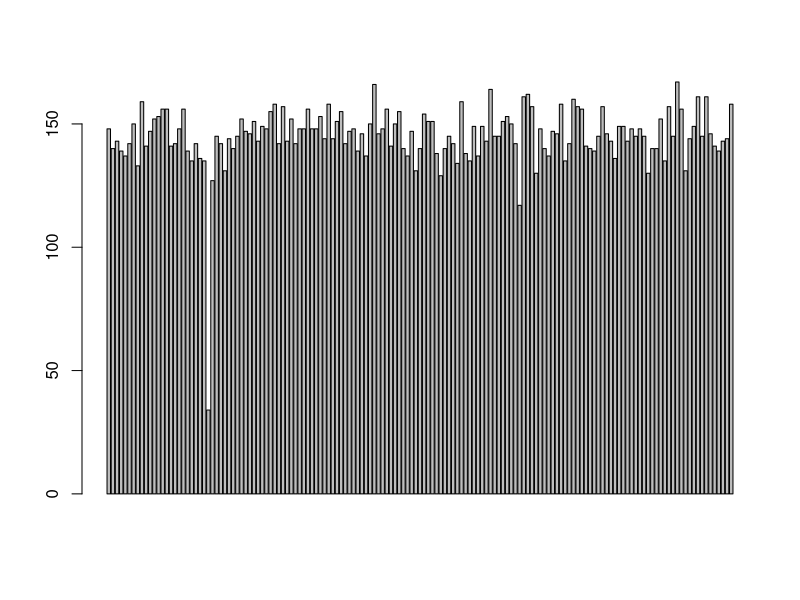
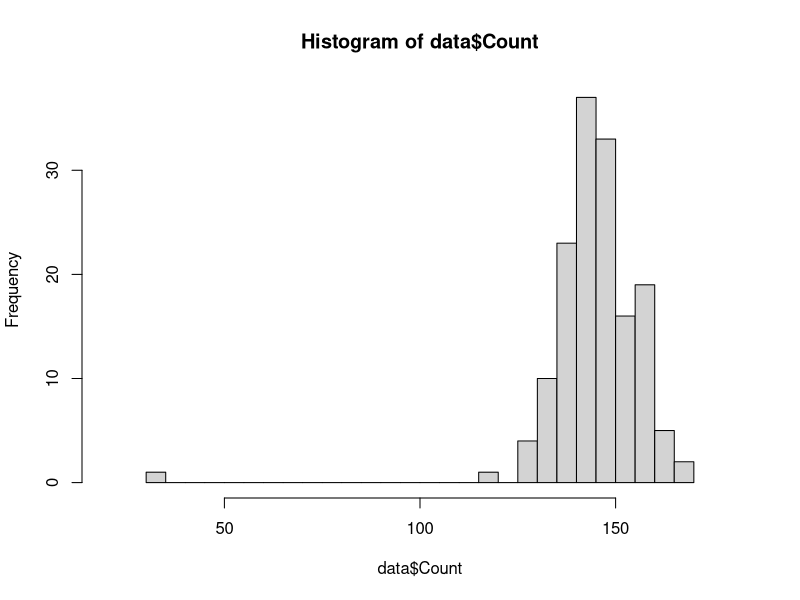
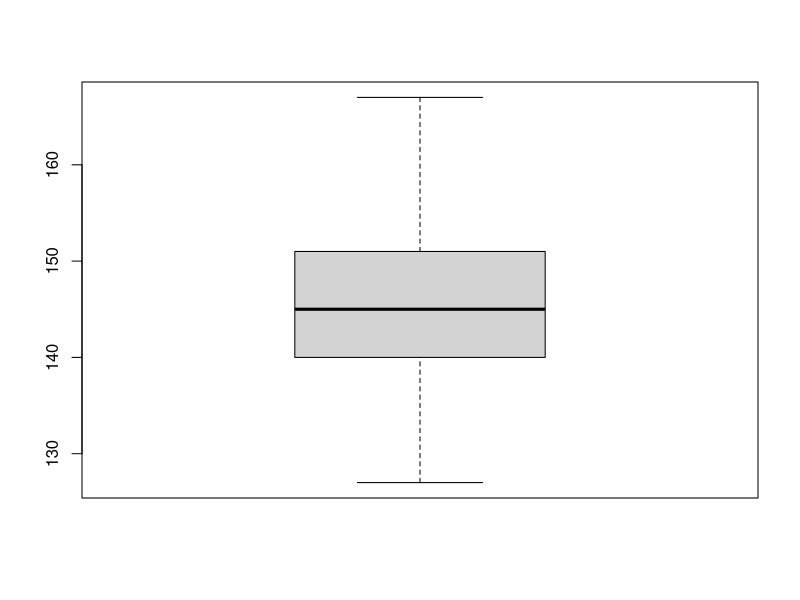
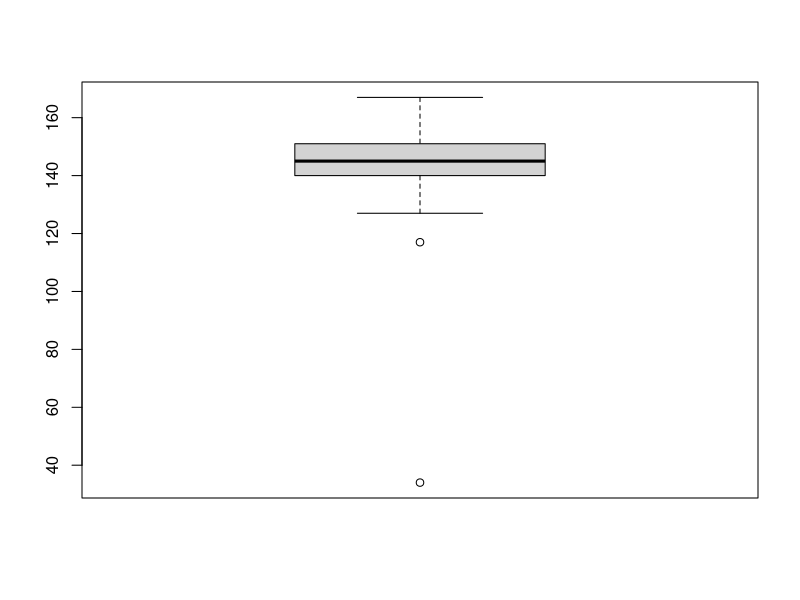

R code for these plots, in order:
data = read.csv('all-days.csv', header=FALSE, col.names=c('Date','Count'))

barplot(data$Count)
hist(data$Count, breaks=25, xlim=(c(20, 180)))
boxplot(data$Count, outline=FALSE)
boxplot(data$Count)
